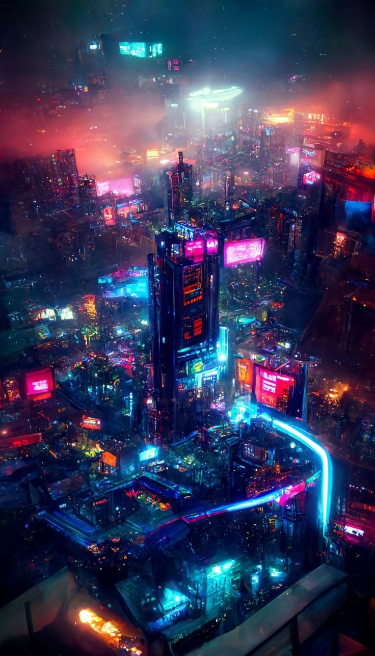
#> input picture Image.png, 375 x 656 px
$ python Brighness.py
#> lines starting #> are read from the running program, lines starting #| are printed output that depends on the picture
import cv2
import copy
import numpy as np
from matplotlib import pyplot as plt


GrayImg = cv2.imread("Image.png", cv2.IMREAD_GRAYSCALE)
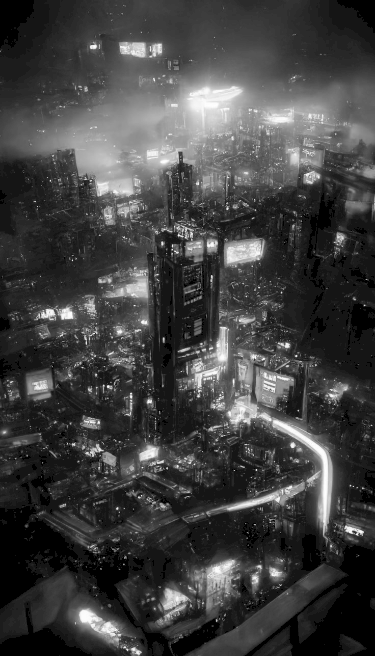
#> GrayImg: shape (656, 375); min 0, max 255, mean 64.9
OrigrayImg = copy.deepcopy(GrayImg)
GrayImg_float = (GrayImg.astype(np.double)) / 255

Intensity = float(100) / 255 #Changeable

BrightIMG = GrayImg_float + Intensity

print (BrightIMG)
#> (printed output is left out)

if (BrightIMG > 1).any() :
    BrightIMG [BrightIMG > 1] = 1
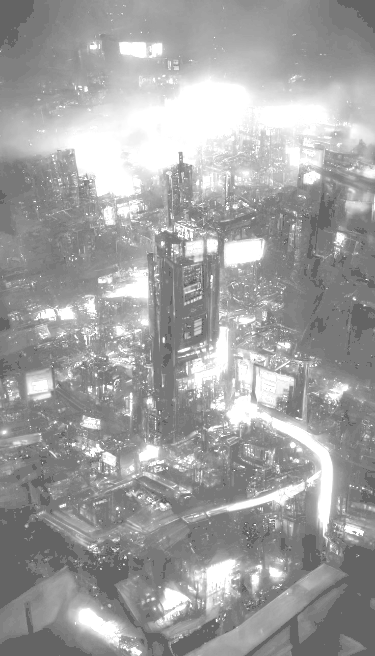
#> BrightIMG: shape (656, 375) float64; min 0.392, max 1, mean 0.635

BrightIMG_int8 = (BrightIMG*255).astype(np.uint8)

cv2.imshow ("Gray Image Ori", OrigrayImg)
cv2.imshow ("Brighness", BrightIMG_int8)

x = np . arange (0 , 256 , 1 , dtype = np . float32 )
HistogramBright = cv2.calcHist([BrightIMG_int8], [0], None, [256], [0,256])
#> HistogramBright = 256 values, max 31239 at index 121, min 0 at index 0, mean 960.9
plt.bar(x, HistogramBright[:, 0])
plt . title ("Histogram bright ", color ="k")
plt.show()
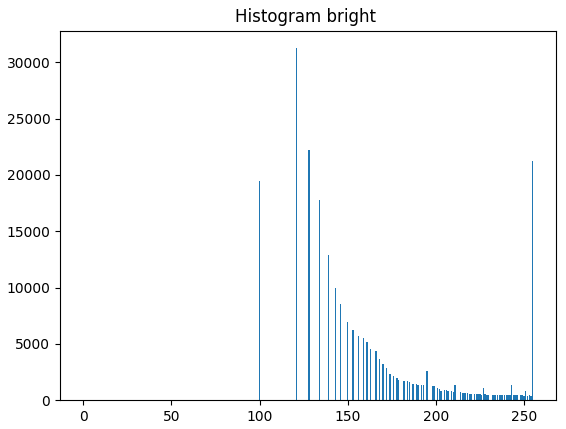
#> figure drawn by matplotlib, 1 panel; tallest bar 31239 high, from x = 120.6 to 121.4


HistogramGray = cv2.calcHist([GrayImg], [0], None, [256], [0,256])
#> HistogramGray = 256 values, max 31239 at index 21, min 0 at index 1, mean 960.9
plt.bar(x, HistogramGray[:, 0])
plt . title ("Histogram Gray ",)
plt.show()
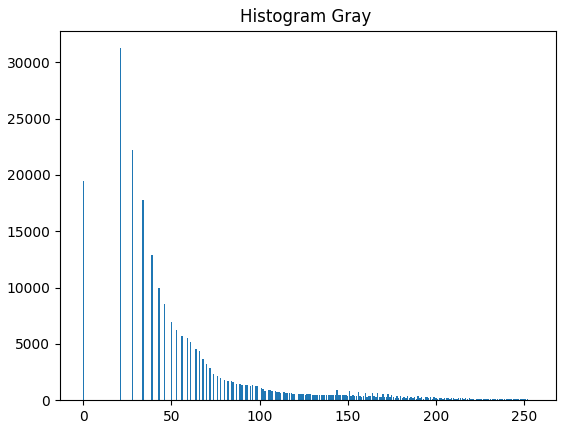
#> figure drawn by matplotlib, 1 panel; tallest bar 31239 high, from x = 20.6 to 21.4

cv2.waitKey(0)
cv2.destroyAllWindows()
